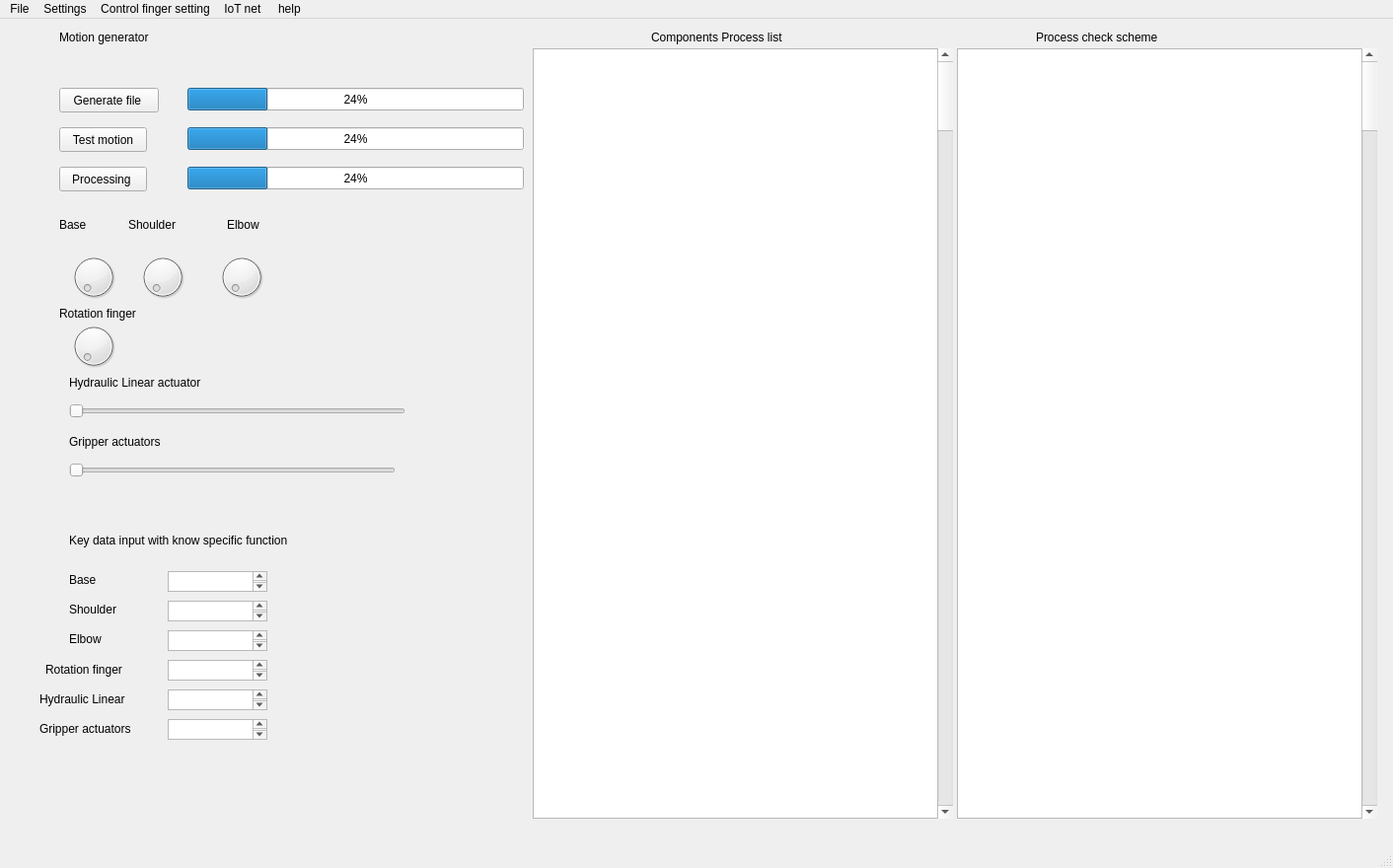
<?xml version="1.0" encoding="UTF-8"?>
<ui version="4.0">
 <class>MainWindow</class>
 <widget class="QMainWindow" name="MainWindow">
  <property name="geometry">
   <rect>
    <x>0</x>
    <y>0</y>
    <width>1412</width>
    <height>880</height>
   </rect>
  </property>
  <property name="windowTitle">
   <string>MainWindow</string>
  </property>
  <widget class="QWidget" name="centralwidget">
   <widget class="QDial" name="dial">
    <property name="geometry">
     <rect>
      <x>70</x>
      <y>230</y>
      <width>50</width>
      <height>64</height>
     </rect>
    </property>
   </widget>
   <widget class="QDial" name="dial_2">
    <property name="geometry">
     <rect>
      <x>140</x>
      <y>230</y>
      <width>50</width>
      <height>64</height>
     </rect>
    </property>
   </widget>
   <widget class="QDial" name="dial_3">
    <property name="geometry">
     <rect>
      <x>220</x>
      <y>230</y>
      <width>50</width>
      <height>64</height>
     </rect>
    </property>
   </widget>
   <widget class="QDial" name="dial_4">
    <property name="geometry">
     <rect>
      <x>70</x>
      <y>300</y>
      <width>50</width>
      <height>64</height>
     </rect>
    </property>
   </widget>
   <widget class="QSlider" name="horizontalSlider">
    <property name="geometry">
     <rect>
      <x>70</x>
      <y>390</y>
      <width>341</width>
      <height>16</height>
     </rect>
    </property>
    <property name="orientation">
     <enum>Qt::Horizontal</enum>
    </property>
   </widget>
   <widget class="QSlider" name="horizontalSlider_2">
    <property name="geometry">
     <rect>
      <x>70</x>
      <y>450</y>
      <width>331</width>
      <height>16</height>
     </rect>
    </property>
    <property name="orientation">
     <enum>Qt::Horizontal</enum>
    </property>
   </widget>
   <widget class="QLabel" name="label">
    <property name="geometry">
     <rect>
      <x>60</x>
      <y>200</y>
      <width>41</width>
      <height>17</height>
     </rect>
    </property>
    <property name="text">
     <string>Base</string>
    </property>
   </widget>
   <widget class="QLabel" name="label_2">
    <property name="geometry">
     <rect>
      <x>130</x>
      <y>200</y>
      <width>67</width>
      <height>17</height>
     </rect>
    </property>
    <property name="text">
     <string>Shoulder</string>
    </property>
   </widget>
   <widget class="QLabel" name="label_3">
    <property name="geometry">
     <rect>
      <x>230</x>
      <y>200</y>
      <width>51</width>
      <height>17</height>
     </rect>
    </property>
    <property name="text">
     <string>Elbow</string>
    </property>
   </widget>
   <widget class="QLabel" name="label_4">
    <property name="geometry">
     <rect>
      <x>60</x>
      <y>290</y>
      <width>111</width>
      <height>17</height>
     </rect>
    </property>
    <property name="text">
     <string>Rotation finger</string>
    </property>
   </widget>
   <widget class="QLabel" name="label_5">
    <property name="geometry">
     <rect>
      <x>70</x>
      <y>360</y>
      <width>181</width>
      <height>17</height>
     </rect>
    </property>
    <property name="text">
     <string>Hydraulic Linear actuator</string>
    </property>
   </widget>
   <widget class="QLabel" name="label_6">
    <property name="geometry">
     <rect>
      <x>70</x>
      <y>420</y>
      <width>121</width>
      <height>17</height>
     </rect>
    </property>
    <property name="text">
     <string>Gripper actuators </string>
    </property>
   </widget>
   <widget class="QLabel" name="label_7">
    <property name="geometry">
     <rect>
      <x>60</x>
      <y>10</y>
      <width>131</width>
      <height>17</height>
     </rect>
    </property>
    <property name="text">
     <string>Motion generator</string>
    </property>
   </widget>
   <widget class="QTextEdit" name="textEdit">
    <property name="geometry">
     <rect>
      <x>170</x>
      <y>560</y>
      <width>101</width>
      <height>21</height>
     </rect>
    </property>
   </widget>
   <widget class="QLabel" name="label_8">
    <property name="geometry">
     <rect>
      <x>70</x>
      <y>590</y>
      <width>67</width>
      <height>17</height>
     </rect>
    </property>
    <property name="text">
     <string>Shoulder</string>
    </property>
   </widget>
   <widget class="QLabel" name="label_9">
    <property name="geometry">
     <rect>
      <x>70</x>
      <y>620</y>
      <width>67</width>
      <height>17</height>
     </rect>
    </property>
    <property name="text">
     <string>Elbow</string>
    </property>
   </widget>
   <widget class="QLabel" name="label_10">
    <property name="geometry">
     <rect>
      <x>46</x>
      <y>650</y>
      <width>111</width>
      <height>20</height>
     </rect>
    </property>
    <property name="text">
     <string>Rotation finger</string>
    </property>
   </widget>
   <widget class="QLabel" name="label_11">
    <property name="geometry">
     <rect>
      <x>70</x>
      <y>560</y>
      <width>67</width>
      <height>17</height>
     </rect>
    </property>
    <property name="text">
     <string>Base</string>
    </property>
   </widget>
   <widget class="QTextEdit" name="textEdit_2">
    <property name="geometry">
     <rect>
      <x>170</x>
      <y>590</y>
      <width>101</width>
      <height>21</height>
     </rect>
    </property>
   </widget>
   <widget class="QTextEdit" name="textEdit_3">
    <property name="geometry">
     <rect>
      <x>170</x>
      <y>620</y>
      <width>101</width>
      <height>21</height>
     </rect>
    </property>
   </widget>
   <widget class="QTextEdit" name="textEdit_4">
    <property name="geometry">
     <rect>
      <x>170</x>
      <y>650</y>
      <width>101</width>
      <height>21</height>
     </rect>
    </property>
   </widget>
   <widget class="QTextEdit" name="textEdit_5">
    <property name="geometry">
     <rect>
      <x>170</x>
      <y>680</y>
      <width>101</width>
      <height>21</height>
     </rect>
    </property>
   </widget>
   <widget class="QTextEdit" name="textEdit_6">
    <property name="geometry">
     <rect>
      <x>170</x>
      <y>710</y>
      <width>101</width>
      <height>21</height>
     </rect>
    </property>
   </widget>
   <widget class="QLabel" name="label_12">
    <property name="geometry">
     <rect>
      <x>40</x>
      <y>680</y>
      <width>111</width>
      <height>20</height>
     </rect>
    </property>
    <property name="text">
     <string>Hydraulic Linear</string>
    </property>
   </widget>
   <widget class="QLabel" name="label_13">
    <property name="geometry">
     <rect>
      <x>40</x>
      <y>710</y>
      <width>121</width>
      <height>20</height>
     </rect>
    </property>
    <property name="text">
     <string>Gripper actuators </string>
    </property>
   </widget>
   <widget class="QLabel" name="label_14">
    <property name="geometry">
     <rect>
      <x>70</x>
      <y>520</y>
      <width>301</width>
      <height>17</height>
     </rect>
    </property>
    <property name="text">
     <string>Key data input with know specific function </string>
    </property>
   </widget>
   <widget class="QPushButton" name="pushButton">
    <property name="geometry">
     <rect>
      <x>60</x>
      <y>70</y>
      <width>101</width>
      <height>25</height>
     </rect>
    </property>
    <property name="text">
     <string>Generate file </string>
    </property>
   </widget>
   <widget class="QPushButton" name="pushButton_2">
    <property name="geometry">
     <rect>
      <x>60</x>
      <y>110</y>
      <width>89</width>
      <height>25</height>
     </rect>
    </property>
    <property name="text">
     <string>Test motion</string>
    </property>
   </widget>
   <widget class="QPushButton" name="pushButton_3">
    <property name="geometry">
     <rect>
      <x>60</x>
      <y>150</y>
      <width>89</width>
      <height>25</height>
     </rect>
    </property>
    <property name="text">
     <string>Processing </string>
    </property>
   </widget>
   <widget class="QProgressBar" name="progressBar">
    <property name="geometry">
     <rect>
      <x>190</x>
      <y>70</y>
      <width>341</width>
      <height>23</height>
     </rect>
    </property>
    <property name="value">
     <number>24</number>
    </property>
   </widget>
   <widget class="QProgressBar" name="progressBar_2">
    <property name="geometry">
     <rect>
      <x>190</x>
      <y>110</y>
      <width>341</width>
      <height>23</height>
     </rect>
    </property>
    <property name="value">
     <number>24</number>
    </property>
   </widget>
   <widget class="QProgressBar" name="progressBar_3">
    <property name="geometry">
     <rect>
      <x>190</x>
      <y>150</y>
      <width>341</width>
      <height>23</height>
     </rect>
    </property>
    <property name="value">
     <number>24</number>
    </property>
   </widget>
   <widget class="QTableView" name="tableView">
    <property name="geometry">
     <rect>
      <x>540</x>
      <y>30</y>
      <width>411</width>
      <height>781</height>
     </rect>
    </property>
   </widget>
   <widget class="QLabel" name="label_15">
    <property name="geometry">
     <rect>
      <x>660</x>
      <y>10</y>
      <width>181</width>
      <height>17</height>
     </rect>
    </property>
    <property name="text">
     <string>Components Process list </string>
    </property>
   </widget>
   <widget class="QTableView" name="tableView_2">
    <property name="geometry">
     <rect>
      <x>970</x>
      <y>30</y>
      <width>411</width>
      <height>781</height>
     </rect>
    </property>
   </widget>
   <widget class="QLabel" name="label_16">
    <property name="geometry">
     <rect>
      <x>1050</x>
      <y>10</y>
      <width>171</width>
      <height>17</height>
     </rect>
    </property>
    <property name="text">
     <string>Process check scheme </string>
    </property>
   </widget>
   <widget class="QScrollBar" name="verticalScrollBar">
    <property name="geometry">
     <rect>
      <x>950</x>
      <y>30</y>
      <width>16</width>
      <height>781</height>
     </rect>
    </property>
    <property name="orientation">
     <enum>Qt::Vertical</enum>
    </property>
   </widget>
   <widget class="QScrollBar" name="verticalScrollBar_2">
    <property name="geometry">
     <rect>
      <x>1380</x>
      <y>30</y>
      <width>16</width>
      <height>781</height>
     </rect>
    </property>
    <property name="orientation">
     <enum>Qt::Vertical</enum>
    </property>
   </widget>
  </widget>
  <widget class="QMenuBar" name="menubar">
   <property name="geometry">
    <rect>
     <x>0</x>
     <y>0</y>
     <width>1412</width>
     <height>22</height>
    </rect>
   </property>
   <widget class="QMenu" name="menuFile">
    <property name="title">
     <string>File</string>
    </property>
    <addaction name="actionOpen"/>
    <addaction name="actionsave"/>
    <addaction name="actionsave_as"/>
    <addaction name="actionQuit"/>
   </widget>
   <widget class="QMenu" name="menuSettings">
    <property name="title">
     <string>Settings</string>
    </property>
   </widget>
   <widget class="QMenu" name="menuControl_finger_setting">
    <property name="title">
     <string>Control finger setting</string>
    </property>
   </widget>
   <widget class="QMenu" name="menuhelp">
    <property name="title">
     <string>help </string>
    </property>
   </widget>
   <widget class="QMenu" name="menuIoT_net">
    <property name="title">
     <string>IoT net </string>
    </property>
    <addaction name="actionconnect"/>
    <addaction name="actionsetting_network"/>
   </widget>
   <addaction name="menuFile"/>
   <addaction name="menuSettings"/>
   <addaction name="menuControl_finger_setting"/>
   <addaction name="menuIoT_net"/>
   <addaction name="menuhelp"/>
  </widget>
  <widget class="QStatusBar" name="statusbar"/>
  <action name="actionOpen">
   <property name="text">
    <string>Open</string>
   </property>
  </action>
  <action name="actionsave">
   <property name="text">
    <string>save </string>
   </property>
  </action>
  <action name="actionsave_as">
   <property name="text">
    <string>save as </string>
   </property>
  </action>
  <action name="actionQuit">
   <property name="text">
    <string>Quit</string>
   </property>
  </action>
  <action name="actionconnect">
   <property name="text">
    <string>connect</string>
   </property>
  </action>
  <action name="actionsetting_network">
   <property name="text">
    <string>setting network </string>
   </property>
  </action>
 </widget>
 <resources/>
 <connections/>
</ui>
